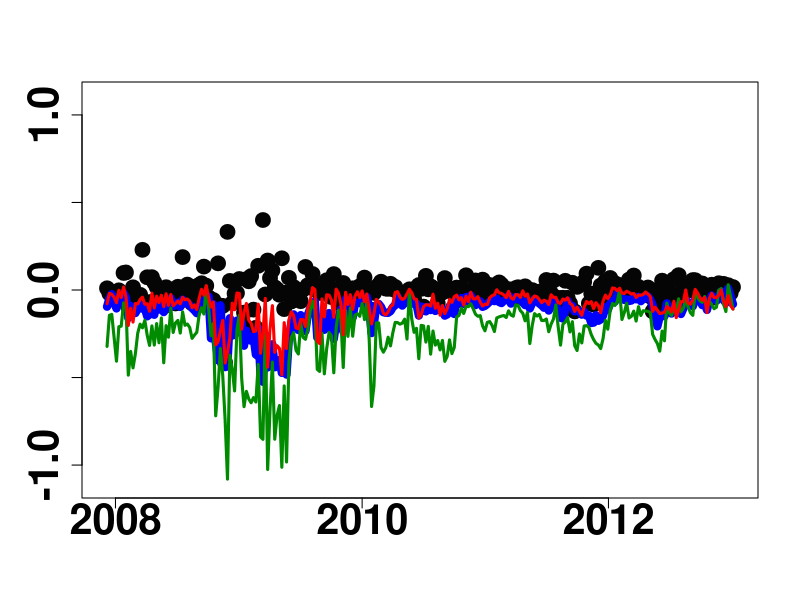

Write R code to recreate this figure.
# clear all variables
rm(list = ls(all = TRUE))
graphics.off()

# set the working directory
#setwd("C:/...")

# install and load packages
libraries = c("quantreg")
lapply(libraries, function(x) if (!(x %in% installed.packages())) {
    install.packages(x)
})
lapply(libraries, library, quietly = TRUE, character.only = TRUE)

data       = read.csv("100_firms_returns_and_macro.csv", header = TRUE)
dt         = as.Date(data[, 1], format = "%d/%m/%Y")

# read the macro state variables
data_m     = as.matrix(data[, 102:108])

# read the log returns of 100 financial institutions
data_y     = as.matrix(data[, 2:101])

# set the quantile level
tau        = 0.05

nncol      = ncol(data_y)
nnrow      = nrow(data_y)
lengthfull = nnrow

# the moving window size is 48
winsize    = 48
VaR        = matrix(0, ncol = nncol, nrow = (lengthfull - winsize))

# start the moving window VaR prediction, store the predict values
for (j in 1:nncol) {
  for (i in 1:(lengthfull - winsize)) {
    ycut   = data_y[i:(i + winsize), j]
    xcut   = data_m[i:(i + winsize), ]
    xxcut  = matrix(0, nrow(xcut), ncol(xcut))
    # standardize macro state variables
    for (k in 1:ncol(xcut)) {
      xxcut[, k] = (xcut[, k] - min(xcut[, k]))/(max(xcut[, k]) - min(xcut[, k]))
    }
    fit       = rq(ycut ~ xxcut, tau)
    pre       = predict(fit, quantiles = tau)
    VaR[i, j] = pre[length(pre)]
  }
}
VaR         = round(VaR, digits = 9)
write.csv(VaR, file = "VaR_movingwindows.csv")

# plot log returns of JP morgan
i         = 2
dt_est    = dt[(winsize + 1):(winsize + (lengthfull - winsize))]
plot(dt_est, data_y[(winsize + 1):(winsize + (lengthfull - winsize)), i], 
type = "p", col = "grey2", lwd = 8, ylab = "", xlab = "", cex.axis = 2.5, 
font.axis = 2.5, ylim = range(-1.1, 1.1))

# plot the estimated CoVaR of JP morgan by using Single-Index model with lasso
CoVaR_sim = as.vector(read.csv("CoVaR_sim_l_JPM.csv", header = TRUE)[, 1])
lines(dt_est, CoVaR_sim, lwd = 8, col = "blue")

# plot the estimated CoVaR of JP morgan by using linear quantile lasso
CoVaR_l   = as.vector(read.csv("CoVaR_sim_l_JPM.csv", header = TRUE)[, 2])
lines(dt_est, CoVaR_l, lwd = 3, col = "green4")

# plot the estimated VaR of JP morgan by using moving window estimation
lines(dt_est, VaR[, i], lwd = 3, col = "red")


 
